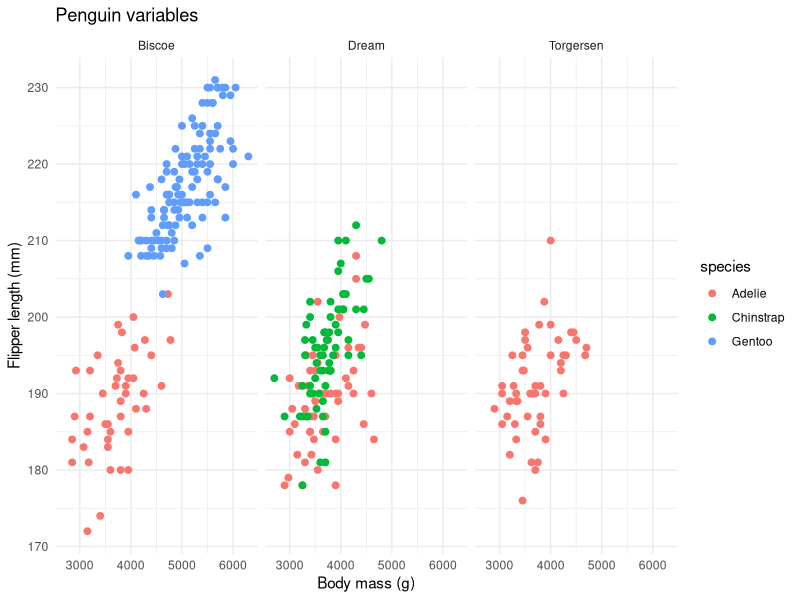

The R script that drew this image:
## ---- chunk 1
knitr::opts_chunk$set(echo = TRUE)
library(tidyverse)
library(palmerpenguins)
## ---- chunk 2
ggplot(data = penguins, aes(x = body_mass_g, y = flipper_length_mm)) +
  geom_point(aes(color = species), size = 2) +
  facet_wrap(~island) +
  theme_minimal() + 
  labs(x = "Body mass (g)", 
       y= "Flipper length (mm)",
       title = "Penguin variables")

